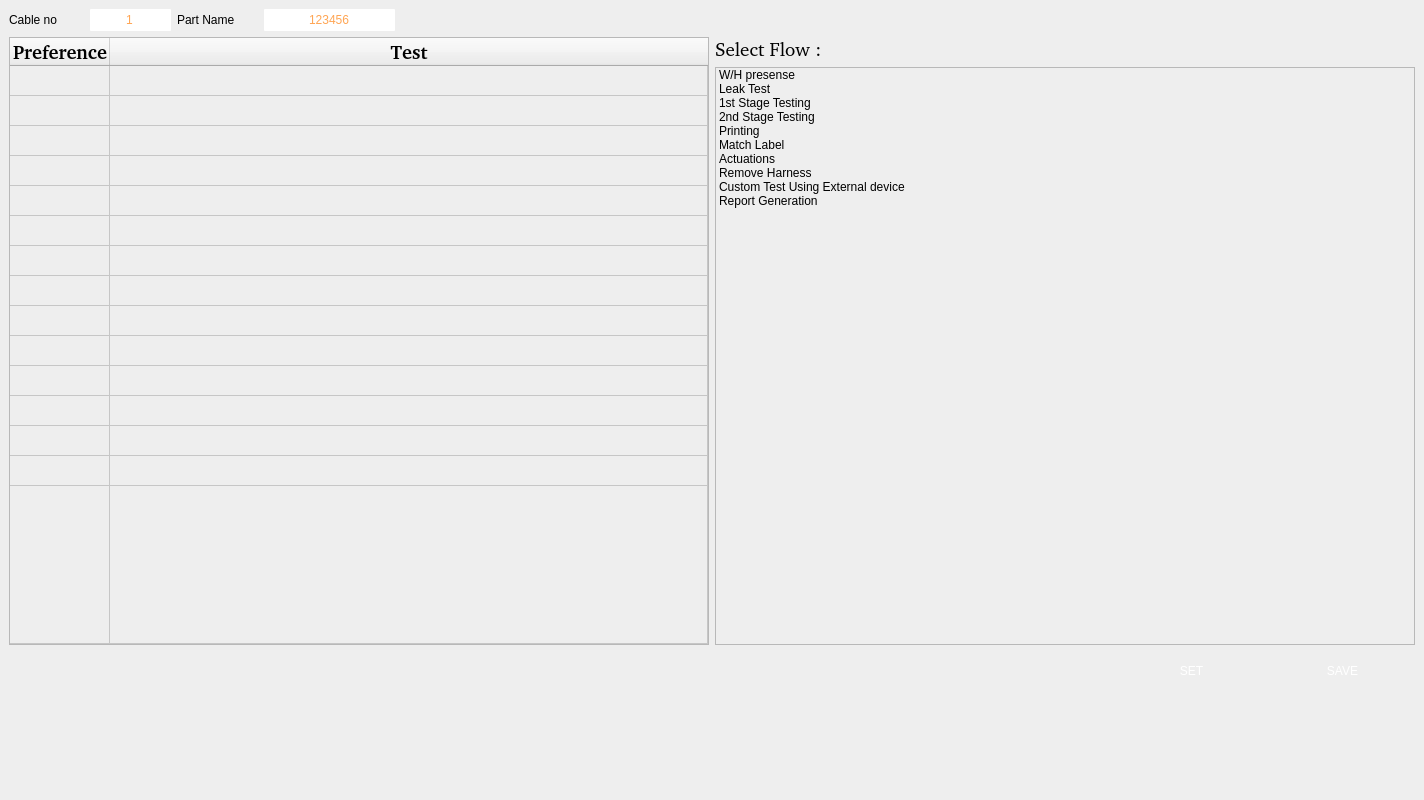
<?xml version="1.0" encoding="UTF-8"?>
<ui version="4.0">
 <class>MainWindow</class>
 <widget class="QMainWindow" name="MainWindow">
  <property name="geometry">
   <rect>
    <x>0</x>
    <y>0</y>
    <width>1424</width>
    <height>800</height>
   </rect>
  </property>
  <property name="minimumSize">
   <size>
    <width>0</width>
    <height>0</height>
   </size>
  </property>
  <property name="windowTitle">
   <string>MainWindow</string>
  </property>
  <property name="styleSheet">
   <string notr="true">background-color: rgb(238, 238, 238);</string>
  </property>
  <widget class="QWidget" name="centralwidget">
   <layout class="QGridLayout" name="gridLayout">
    <item row="0" column="0">
     <layout class="QVBoxLayout" name="verticalLayout_3">
      <item>
       <layout class="QHBoxLayout" name="horizontalLayout_3">
        <item>
         <widget class="QLabel" name="label_8">
          <property name="minimumSize">
           <size>
            <width>75</width>
            <height>22</height>
           </size>
          </property>
          <property name="maximumSize">
           <size>
            <width>75</width>
            <height>39</height>
           </size>
          </property>
          <property name="styleSheet">
           <string notr="true">font: 14pt &quot;Roboto Condensed&quot;;</string>
          </property>
          <property name="text">
           <string>Cable no</string>
          </property>
         </widget>
        </item>
        <item>
         <widget class="QLineEdit" name="lineEdit">
          <property name="enabled">
           <bool>true</bool>
          </property>
          <property name="minimumSize">
           <size>
            <width>81</width>
            <height>21</height>
           </size>
          </property>
          <property name="maximumSize">
           <size>
            <width>81</width>
            <height>25</height>
           </size>
          </property>
          <property name="focusPolicy">
           <enum>Qt::ClickFocus</enum>
          </property>
          <property name="styleSheet">
           <string notr="true">border-radius: 1px;
font: 14pt &quot;Roboto Condensed&quot;;
background-color: rgbA(255, 255, 255,0);
color: rgb(255, 165, 83);</string>
          </property>
          <property name="text">
           <string>1</string>
          </property>
          <property name="alignment">
           <set>Qt::AlignCenter</set>
          </property>
          <property name="readOnly">
           <bool>true</bool>
          </property>
         </widget>
        </item>
        <item>
         <widget class="QLabel" name="label_9">
          <property name="minimumSize">
           <size>
            <width>81</width>
            <height>22</height>
           </size>
          </property>
          <property name="maximumSize">
           <size>
            <width>81</width>
            <height>39</height>
           </size>
          </property>
          <property name="styleSheet">
           <string notr="true">font: 14pt &quot;Roboto Condensed&quot;;</string>
          </property>
          <property name="text">
           <string>Part Name</string>
          </property>
         </widget>
        </item>
        <item>
         <widget class="QLineEdit" name="lineEdit_2">
          <property name="minimumSize">
           <size>
            <width>131</width>
            <height>21</height>
           </size>
          </property>
          <property name="maximumSize">
           <size>
            <width>131</width>
            <height>25</height>
           </size>
          </property>
          <property name="focusPolicy">
           <enum>Qt::ClickFocus</enum>
          </property>
          <property name="styleSheet">
           <string notr="true">border-radius: 1px;
font: 14pt &quot;Roboto Condensed&quot;;
background-color: rgbA(255, 255, 255,0);
color: rgb(255, 165, 83);</string>
          </property>
          <property name="text">
           <string>123456</string>
          </property>
          <property name="maxLength">
           <number>16</number>
          </property>
          <property name="alignment">
           <set>Qt::AlignCenter</set>
          </property>
          <property name="readOnly">
           <bool>true</bool>
          </property>
         </widget>
        </item>
        <item>
         <spacer name="horizontalSpacer_3">
          <property name="orientation">
           <enum>Qt::Horizontal</enum>
          </property>
          <property name="sizeHint" stdset="0">
           <size>
            <width>40</width>
            <height>20</height>
           </size>
          </property>
         </spacer>
        </item>
       </layout>
      </item>
      <item>
       <layout class="QHBoxLayout" name="horizontalLayout_4">
        <item>
         <widget class="QTableWidget" name="tableWidget">
          <property name="minimumSize">
           <size>
            <width>200</width>
            <height>150</height>
           </size>
          </property>
          <property name="frameShape">
           <enum>QFrame::StyledPanel</enum>
          </property>
          <property name="editTriggers">
           <set>QAbstractItemView::NoEditTriggers</set>
          </property>
          <property name="selectionMode">
           <enum>QAbstractItemView::SingleSelection</enum>
          </property>
          <property name="selectionBehavior">
           <enum>QAbstractItemView::SelectRows</enum>
          </property>
          <property name="rowCount">
           <number>15</number>
          </property>
          <property name="columnCount">
           <number>2</number>
          </property>
          <attribute name="horizontalHeaderVisible">
           <bool>true</bool>
          </attribute>
          <attribute name="horizontalHeaderShowSortIndicator" stdset="0">
           <bool>false</bool>
          </attribute>
          <attribute name="horizontalHeaderStretchLastSection">
           <bool>true</bool>
          </attribute>
          <attribute name="verticalHeaderVisible">
           <bool>false</bool>
          </attribute>
          <attribute name="verticalHeaderStretchLastSection">
           <bool>true</bool>
          </attribute>
          <row/>
          <row/>
          <row/>
          <row/>
          <row/>
          <row/>
          <row/>
          <row/>
          <row/>
          <row/>
          <row/>
          <row/>
          <row/>
          <row/>
          <row/>
          <column>
           <property name="text">
            <string>Preference</string>
           </property>
           <property name="font">
            <font>
             <family>Roboto [GOOG]</family>
             <pointsize>14</pointsize>
             <weight>75</weight>
             <bold>true</bold>
            </font>
           </property>
          </column>
          <column>
           <property name="text">
            <string>Test</string>
           </property>
           <property name="font">
            <font>
             <family>Roboto [GOOG]</family>
             <pointsize>14</pointsize>
             <weight>75</weight>
             <bold>true</bold>
            </font>
           </property>
          </column>
         </widget>
        </item>
        <item>
         <layout class="QVBoxLayout" name="verticalLayout_2">
          <item>
           <layout class="QHBoxLayout" name="horizontalLayout_2">
            <item>
             <widget class="QLabel" name="label">
              <property name="minimumSize">
               <size>
                <width>111</width>
                <height>0</height>
               </size>
              </property>
              <property name="maximumSize">
               <size>
                <width>111</width>
                <height>31</height>
               </size>
              </property>
              <property name="font">
               <font>
                <family>Roboto [GOOG]</family>
                <pointsize>14</pointsize>
                <weight>50</weight>
                <bold>false</bold>
               </font>
              </property>
              <property name="text">
               <string>Select Flow :</string>
              </property>
             </widget>
            </item>
            <item>
             <spacer name="horizontalSpacer_2">
              <property name="orientation">
               <enum>Qt::Horizontal</enum>
              </property>
              <property name="sizeHint" stdset="0">
               <size>
                <width>40</width>
                <height>20</height>
               </size>
              </property>
             </spacer>
            </item>
           </layout>
          </item>
          <item>
           <widget class="QListWidget" name="listWidget">
            <property name="minimumSize">
             <size>
              <width>100</width>
              <height>150</height>
             </size>
            </property>
            <property name="font">
             <font>
              <weight>50</weight>
              <bold>false</bold>
             </font>
            </property>
            <property name="selectionMode">
             <enum>QAbstractItemView::SingleSelection</enum>
            </property>
            <property name="selectionBehavior">
             <enum>QAbstractItemView::SelectRows</enum>
            </property>
            <property name="resizeMode">
             <enum>QListView::Adjust</enum>
            </property>
            <property name="currentRow">
             <number>-1</number>
            </property>
            <property name="sortingEnabled">
             <bool>false</bool>
            </property>
            <item>
             <property name="text">
              <string>W/H presense</string>
             </property>
            </item>
            <item>
             <property name="text">
              <string>Leak Test</string>
             </property>
            </item>
            <item>
             <property name="text">
              <string>1st Stage Testing</string>
             </property>
            </item>
            <item>
             <property name="text">
              <string>2nd Stage Testing</string>
             </property>
            </item>
            <item>
             <property name="text">
              <string>Printing</string>
             </property>
            </item>
            <item>
             <property name="text">
              <string>Match Label</string>
             </property>
            </item>
            <item>
             <property name="text">
              <string>Actuations</string>
             </property>
            </item>
            <item>
             <property name="text">
              <string>Remove Harness</string>
             </property>
            </item>
            <item>
             <property name="text">
              <string>Custom Test Using External device </string>
             </property>
            </item>
            <item>
             <property name="text">
              <string>Report Generation</string>
             </property>
            </item>
           </widget>
          </item>
         </layout>
        </item>
       </layout>
      </item>
      <item>
       <layout class="QVBoxLayout" name="verticalLayout">
        <item>
         <layout class="QHBoxLayout" name="horizontalLayout">
          <item>
           <spacer name="horizontalSpacer">
            <property name="orientation">
             <enum>Qt::Horizontal</enum>
            </property>
            <property name="sizeHint" stdset="0">
             <size>
              <width>40</width>
              <height>20</height>
             </size>
            </property>
           </spacer>
          </item>
          <item>
           <widget class="QPushButton" name="pushButton_5">
            <property name="minimumSize">
             <size>
              <width>145</width>
              <height>40</height>
             </size>
            </property>
            <property name="maximumSize">
             <size>
              <width>145</width>
              <height>40</height>
             </size>
            </property>
            <property name="focusPolicy">
             <enum>Qt::NoFocus</enum>
            </property>
            <property name="styleSheet">
             <string notr="true">background-image: url(:/images/final_assets/Main_Btn/btn_normal.png);
color: rgb(255, 255, 255);
font: 14pt &quot;Roboto [GOOG]&quot;;</string>
            </property>
            <property name="text">
             <string>SET</string>
            </property>
            <property name="flat">
             <bool>true</bool>
            </property>
           </widget>
          </item>
          <item>
           <widget class="QPushButton" name="pushButton_3">
            <property name="minimumSize">
             <size>
              <width>145</width>
              <height>40</height>
             </size>
            </property>
            <property name="maximumSize">
             <size>
              <width>145</width>
              <height>40</height>
             </size>
            </property>
            <property name="focusPolicy">
             <enum>Qt::NoFocus</enum>
            </property>
            <property name="styleSheet">
             <string notr="true">background-image: url(:/images/final_assets/Main_Btn/btn_normal.png);
color: rgb(255, 255, 255);
font: 14pt &quot;Roboto [GOOG]&quot;;</string>
            </property>
            <property name="text">
             <string>SAVE</string>
            </property>
            <property name="flat">
             <bool>true</bool>
            </property>
           </widget>
          </item>
         </layout>
        </item>
        <item>
         <spacer name="verticalSpacer">
          <property name="orientation">
           <enum>Qt::Vertical</enum>
          </property>
          <property name="sizeType">
           <enum>QSizePolicy::Maximum</enum>
          </property>
          <property name="sizeHint" stdset="0">
           <size>
            <width>20</width>
            <height>100</height>
           </size>
          </property>
         </spacer>
        </item>
       </layout>
      </item>
     </layout>
    </item>
   </layout>
  </widget>
 </widget>
 <resources>
  <include location="resource.qrc"/>
 </resources>
 <connections/>
</ui>
